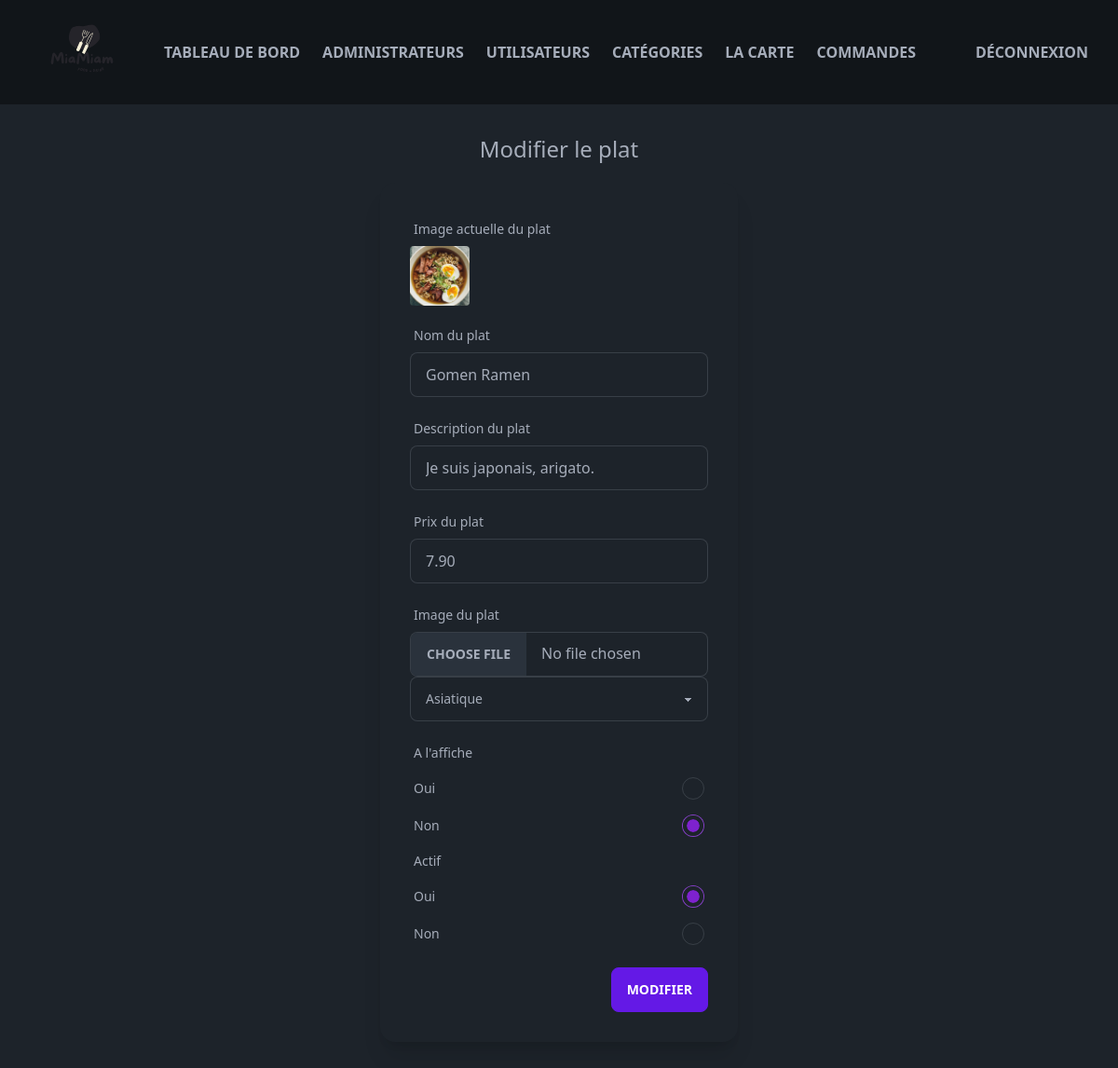
/admin/update-food.php?id=8 (signed in), run on the app's committed database.
### tables this page shows
CREATE TABLE IF NOT EXISTS `food` (
  `id` int UNSIGNED NOT NULL AUTO_INCREMENT,
  `title` varchar(150) NOT NULL,
  `description` varchar(255) NOT NULL,
  `price` decimal(10,2) NOT NULL,
  `image_name` varchar(255) NOT NULL,
  `category_id` int UNSIGNED NOT NULL,
  `featured` varchar(10) NOT NULL,
  `active` varchar(10) NOT NULL,
  PRIMARY KEY (`id`),
  KEY `food_FK_1` (`category_id`)
);

CREATE TABLE IF NOT EXISTS `category` (
  `id` int UNSIGNED NOT NULL AUTO_INCREMENT,
  `title` varchar(100) NOT NULL,
  `image_name` varchar(250) NOT NULL,
  `featured` varchar(10) NOT NULL,
  `active` varchar(10) NOT NULL,
  PRIMARY KEY (`id`)
);

### admin/update-food.php (the view, shortened to what this page needs)
<?php include('partials/menu.php'); ?>
<?php session_start();
require("../connection.php");
try {
    $sql = "SELECT id, title FROM category";
    $category_results = $conn->query($sql)->fetchAll();
} catch (PDOException $e) {
    echo $e->getMessage();
}
try {
    $sql = "SELECT * FROM food WHERE id = :id";
    $results = $conn->prepare($sql);
    $id = $_GET["id"];
    $results->bindParam(":id", $id);
    $results->execute();
    $food = $results->fetch();
    $current_title = $food["title"];
    $current_description = $food["description"];
    $current_price = $food["price"];
    $current_image_name = $food["image_name"];
    $current_category_id = $food["category_id"];
    $current_featured = $food["featured"];
    $current_active = $food["active"];
} catch (PDOException $e) {
    echo $e->getMessage();
}
?>
<!DOCTYPE html>
<html>
<head>
</head>
<body>
    <main class="mx-auto min-h-screen max-w-screen-xl px-12 py-8">
        <div class="wrapper">
            <div>
                <h1 class="text-2xl text-center mb-5">Modifier le plat</h1>
            </div>
            <div class="flex justify-center">
                <div class="card w-96 bg-base-100 shadow-xl">
                    <div class="card-body">
                        <div>
                            <label class="label">
                                <span class="label-text">Image actuelle du plat</span>
                            </label>
                            <div class="avatar">
                                <div class="w-16 rounded">
                                    <img src="../assets/food/<?php echo $current_image_name; ?>" alt="Image du plat" />
                                </div>
                            </div>
                        </div>
                        <form method="POST" enctype="multipart/form-data">
                            <label class="label">
                                <span class="label-text">Nom du plat</span>
                            </label>
                            <input type="text" name="title" id="title" required value="<?php echo $current_title ?>" class="input input-bordered w-full max-w-xs mb-4" />
                            <label class="label">
                                <span class="label-text">Description du plat</span>
                            </label>
                            <input type="text" name="description" id="description" required value="<?php echo $current_description ?>" class="input input-bordered w-full max-w-xs mb-4" />
                            <label class="label">
                                <span class="label-text">Prix du plat</span>
                            </label>
                            <input type="text" name="price" id="price" required value="<?php echo $current_price ?>" class="input input-bordered w-full max-w-xs mb-4" />
                            <label class="label">
                                <span class="label-text">Image du plat</span>
                            </label>
                            <input type="file" name="file" class="file-input file-input-bordered w-full max-w-xs" />
                            <select name="category" class="select select-bordered w-full max-w-xs mb-4">
                                <?php foreach ($category_results as $result) { ?>
                                    <option value="<?php echo $result["id"]; ?>" <?php if ($result["id"] === $current_category_id) { ?> selected <?php } ?>><?php echo $result["title"]; ?></option>
                                <?php } ?>
                            </select>
                            <div class="mb-4">
                                <label class="label">
                                    <span class="label-text">A l'affiche</span>
                                </label>
                                <label class="label cursor-pointer">
                                    <span class="label-text">Oui</span>
                                    <input type="radio" name="featured" value="True" class="radio checked:bg-purple-700" <?php if ($current_featured === "True") { ?> checked <?php } ?> />
                                </label>
                                <label class="label cursor-pointer">
                                    <span class="label-text">Non</span>
                                    <input type="radio" name="featured" value="False" class="radio checked:bg-purple-700" <?php if ($current_featured === "False") { ?> checked <?php } ?> />
                                </label>
                                <label class="label">
                                    <span class="label-text">Actif</span>
                                </label>
                                <label class="label cursor-pointer">
                                    <span class="label-text">Oui</span>
                                    <input type="radio" name="active" value="True" class="radio checked:bg-purple-700" <?php if ($current_active === "True") { ?> checked <?php } ?> />
                                </label>
                                <label class="label cursor-pointer">
                                    <span class="label-text">Non</span>
                                    <input type="radio" name="active" value="False" class="radio checked:bg-purple-700" <?php if ($current_active === "False") { ?> checked <?php } ?> />
                                </label>
                            </div>
                            <div class="card-actions justify-end">
                                <input type="submit" name="submit" value="Modifier" class="btn btn-primary" />
                            </div>
                        </form>
                    </div>
                </div>
            </div>
    </main>
</body>

### data on the page
food: image_name (picture), title "Gomen Ramen", description "Je suis japonais, arigato.", price "7.90", category "Asiatique", featured "☐ Oui", featured "☑ Non", active "☑ Oui", active "☐ Non"
